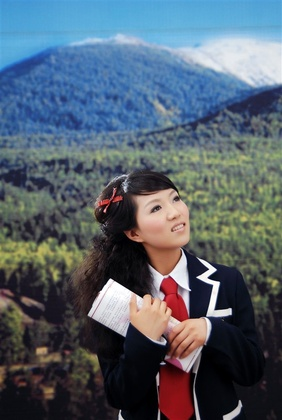
%> input picture Shafley/matlab/learn-test/psu.jpg, 282 x 420 px, shrunk from 537 x 800 before the run
$ octave homo_highpass_filter.m   (GNU Octave 9; MATLAB toolbox functions it lacks are replaced by stand-ins)
%> lines starting %> are read from the running program, lines starting %| are printed output that depends on the picture
I=imread('psu.jpg');
%> I is the input picture: size 420x282x3 uint8; mean R, G, B 84.5, 96.8, 108.7
subplot(141),imshow(I);title('原图');
I1=double(I);  %不支持无符号整型计算
[M,N]=size(I1);  %计算图像的高和宽
%> M = 420; N = 846

%绘制球面一块
v = -0.5:0.05:0.5;
[x, y] = meshgrid(v);
z = sqrt(1.0 - x.^2 - y.^2);
subplot(144),mesh(x,y,z);title('球面一块');

%产生高斯型高通滤波器
m=round(M/2);  %四舍五入取整
%> m = 210
n=round(N/2);
%> n = 423
hh=1.035;hl=0.7;c=3;  %初始化高斯滤波器
for i=1;M;
    for j=1;N;
        d(i,j)=sqrt((i-m)^2+(j-n)^2);
    end
end
d0=median(median(d));  %取中值
%> d0 = 470.9
for i=1;M;
    for j=1;N;
        h(i,j)=(hh-hl)*(1-exp(-c*(d(i,j)/d0)^2))+hl; %构建高斯滤波器
    end
end
% [i,j]=meshgrid(1:M,1:N);   %把由向量所指定的范围转化成数组
% subplot(143),mesh(j,i,h);title('高斯高通滤波器');  %绘制三维网线图

%同态滤波
I2=log(I1+1);  %对数变换
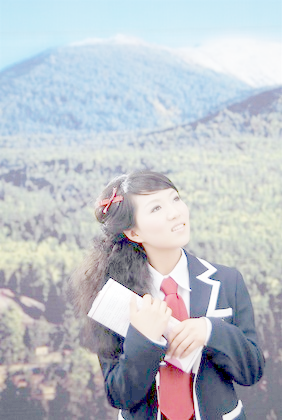
%> I2: size 420x282x3 double; mean R, G, B 4.09, 4.19, 4.36; drawn with min black and max white
I3=fft(I2);  %傅里叶变换
I3=fftshift(I3);  %频谱中心化
I4=I3.*h;   %滤波
I4=ifftshift(I4);   %频谱反中心化
I4=ifft(I4);   %傅里叶反变换
I5=exp(I4-1);   %指数变换
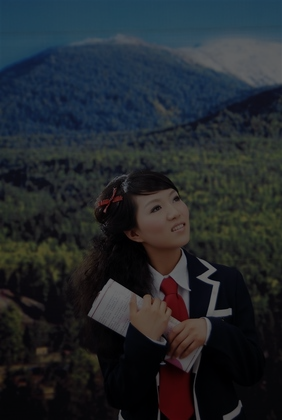
%> I5: size 420x282x3 double; mean R, G, B 34.3, 39.3, 44.2
I6=real(I5);   %取幅值
I7=mat2gray(I6);   %恢复变换后的数值范围
subplot(142),imshow(I7);title('同态滤波结果');
%> after `title('同态滤波结果')`:
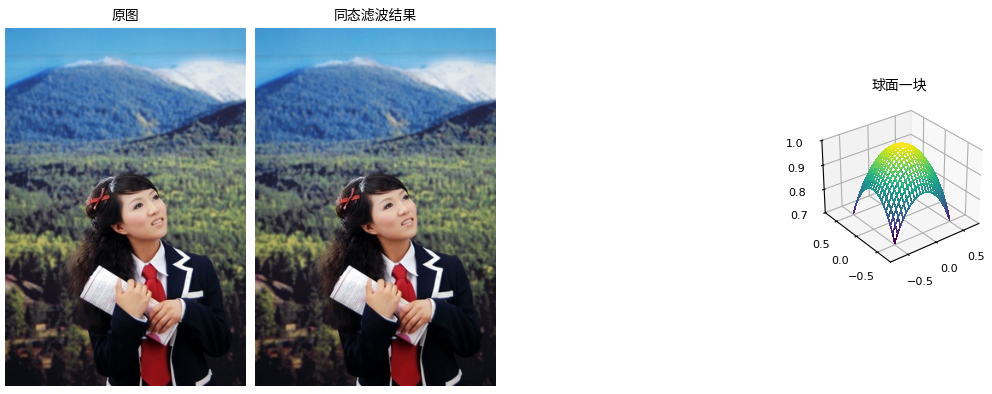
%> figure redrawn from the program's plot data, 3 panels
